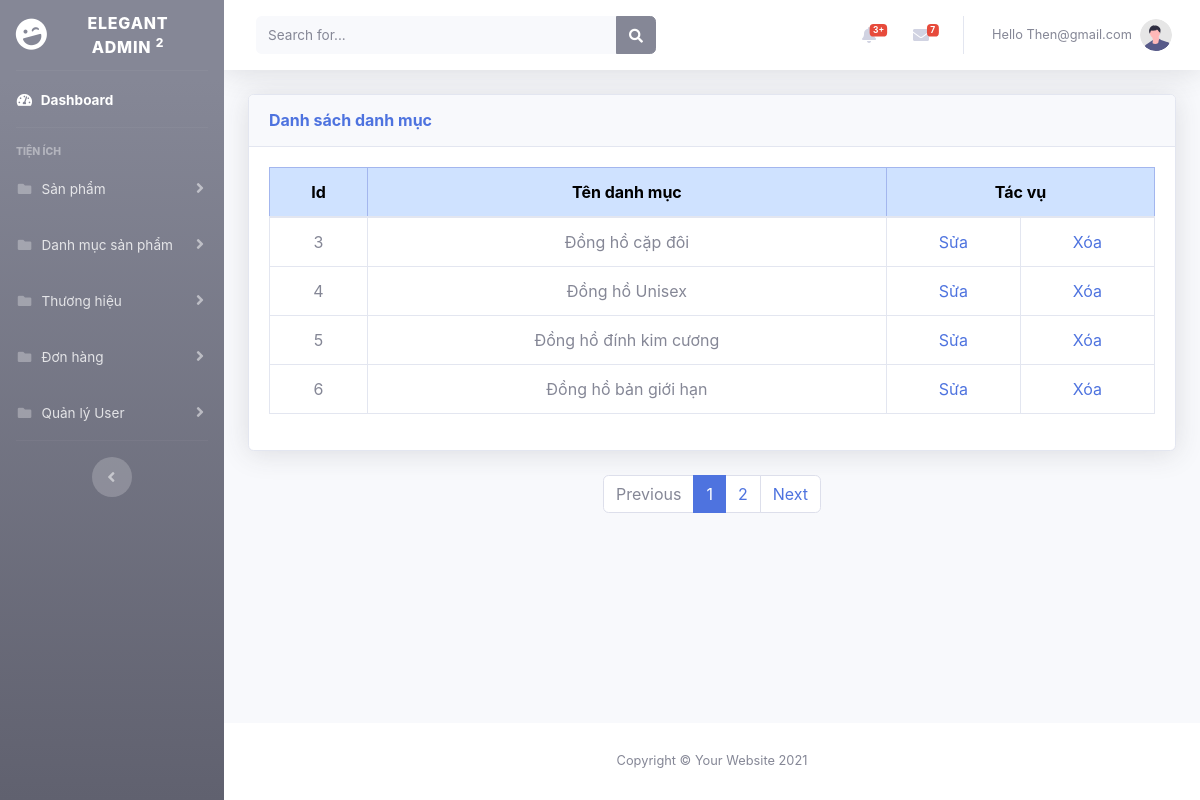
The page /admin/listCategory.php (signed in) on the database its author committed.
### tables this page shows
CREATE TABLE `category` (
  `category_id` int NOT NULL,
  `category_name` varchar(255) NOT NULL
);

### class/Category.php (called while the page is built, shortened)
<?php
class Category {
    public static function pageination($pdo, $limit, $offset) {
        $sql = "SELECT * FROM category ORDER BY category_id ASC LIMIT :limit OFFSET :offset";
        $stmt = $pdo->prepare($sql);
        $stmt->bindParam(":limit", $limit, PDO::PARAM_INT);
        $stmt->bindParam(":offset", $offset, PDO::PARAM_INT);
        if($stmt->execute()){
            $stmt->setFetchMode(PDO::FETCH_CLASS, "Category");
            return $stmt->fetchAll();
        }
    }
    public static function countCategory($pdo) {
        $sql = "SELECT COUNT(*) FROM category";
        $stmt = $pdo->prepare($sql);
        if($stmt->execute()){
            return $stmt->fetchColumn();
        }
    }
}

### admin/listCategory.php (the view)
<?php
    require "inc/sidebar.php";
    require "inc/header.php";
    require "../class/Category.php";
    $conn =  new Database();
    $pdo = $conn->getConnect();
    if(empty($_GET['page']))
        $page = 1;
    else
        $page = $_GET['page'];
    $ppp = 4;
    $limit = $ppp;
    $offset = ($page-1)*$ppp;
    $data = Category::pageination($pdo, $limit, $offset);
    $max = Category::countCategory($pdo);
    $maxPages = ceil($max / $ppp);
?>
    <div class="container-fluid">
        <div class="card shadow mb-4">
            <div class="card-header py-3">
                <h6 class="m-0 font-weight-bold text-primary">Danh sách danh mục</h6>
            </div>
            <div class="card-body">
                <div class="table-responsive">
                    <table class="table table-bordered text-center" id="dataTable" width="100%" cellspacing="0">
                        <thead class="table-primary">
                            <tr>
                                <th>Id</th>
                                <th>Tên danh mục</th>
                                <th colspan="2" align="center">Tác vụ</th>
                            </tr>
                        </thead>
                        <tbody>
                            <?php foreach($data as $category): ?>
                                <tr>
                                    <td><?=$category->category_id?></td>
                                    <td><?=$category->category_name?></td>
                                    <td align="center"><a href="editCategory.php?category_id=<?=$category->category_id?>">Sửa</a></td>
                                    <td align="center"><a href="deleteCategory.php?category_id=<?=$category->category_id?>">Xóa</a></td>
                                </tr>
                            <?php endforeach; ?>
                        </tbody>
                    </table>
                </div>
            </div>
        </div>
        <nav aria-label="Page navigation example">
            <ul class="pagination justify-content-center">
                <li class="page-item <?= $page == 1 ? 'disabled' : '' ?>">
                    <a class="page-link" href="<?= $page == 1 ? '#' : 'listCategory.php?page='.($page-1) ?>" aria-disabled="<?= $page == 1 ? 'true' : 'false' ?>">Previous</a>
                </li>
                <?php for ($i = 1; $i <= $maxPages; $i++): ?>
                    <li class="page-item <?= $i == $page ? 'active' : '' ?>">
                        <a class="page-link" href="listCategory.php?page=<?= $i ?>"><?= $i ?></a>
                    </li>
                <?php endfor; ?>
                <li class="page-item <?= $page == $maxPages ? 'disabled' : '' ?>">
                    <a class="page-link" href="<?= $page == $maxPages ? '#' : 'listCategory.php?page='.($page+1) ?>" aria-disabled="<?= $page == $maxPages ? 'true' : 'false' ?>">Next</a>
                </li>
            </ul>
        </nav>
    </div>
</div>
<?php
    require "inc/footer.php";
?>

### rows shown on the page
category: category_id "3", category_name "Đồng hồ cặp đôi"
category: category_id "4", category_name "Đồng hồ Unisex"
category: category_id "5", category_name "Đồng hồ đính kim cương"
category: category_id "6", category_name "Đồng hồ bản giới hạn"

### other values the page prints
$_SESSION['logged_user'] "Then@gmail.com"
